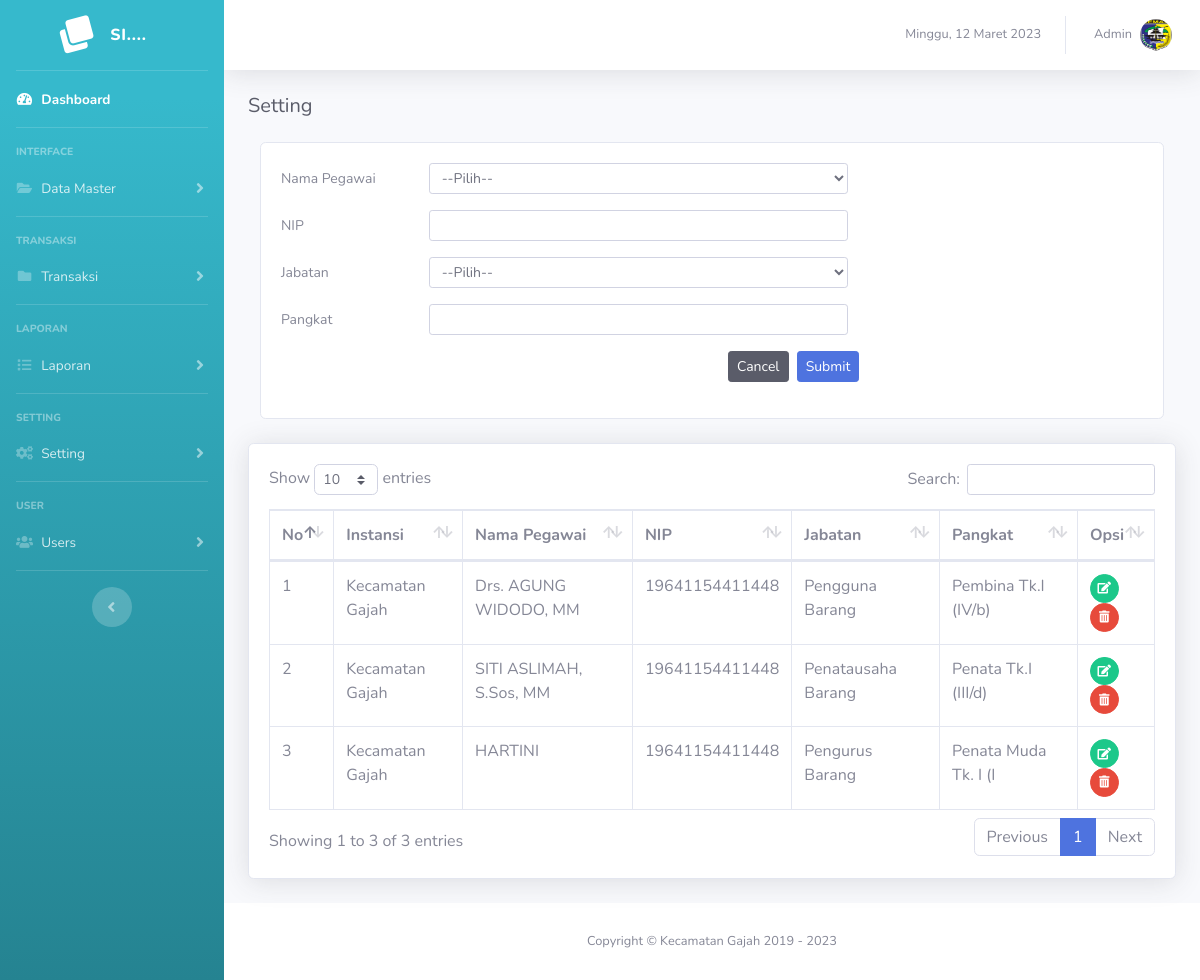
/setting (signed in), run on the app's committed database.
### tables this page shows
CREATE TABLE `tb_setting` (
  `id_setting` int(11) NOT NULL,
  `id_instansi` int(11) NOT NULL,
  `id_user` int(11) NOT NULL,
  `nama` varchar(50) NOT NULL,
  `nip` varchar(30) NOT NULL,
  `jabatan` varchar(50) NOT NULL,
  `pangkat` varchar(20) NOT NULL,
  `id_pegawai` int(11) NOT NULL
);

CREATE TABLE `tb_instansi` (
  `id_instansi` int(11) NOT NULL,
  `nama_instansi` varchar(100) NOT NULL,
  `alamat_instansi` text NOT NULL,
  `no_telp` varchar(20) NOT NULL,
  `kd_pos` varchar(10) NOT NULL,
  `website` varchar(50) NOT NULL,
  `email` varchar(50) NOT NULL,
  `tahun` date NOT NULL,
  `id_user` int(11) NOT NULL
);

### page/setting/setting.php (the view, shortened to what this page needs)
<h5 class="h5 mb-4 text-gray-800">Setting</h5>
<div class="col">
  <div class="card mb-4">
    <div class="card-body">
      <?php
      $instansi = $conn->query("SELECT * FROM tb_instansi WHERE id_user = '$_SESSION[id_user]'");
      ?>
      <form action="" method="POST">
        <div class="form-group row">
          <label for="pegawai" class="col-sm-2 col-form-label col-form-label-sm">Nama Pegawai</label>
          <div class="col-sm-6">
          <select class="form-control form-control-sm" name="pegawai">
              <option>--Pilih--</option>
            </select>
          </div>
        </div>
        <div class="form-group row">
          <label for="nip" class="col-sm-2 col-form-label col-form-label-sm">NIP</label>
          <div class="col-sm-6">
            <input type="text" class="form-control form-control-sm" id="nip" name="nip" value="<?= $_POST['nip']; ?>">
          </div>
        </div>
        <div class="form-group row">
          <label for="jabatan" class="col-sm-2 col-form-label col-form-label-sm">Jabatan</label>
          <div class="col-sm-6">
            <select class="form-control form-control-sm" name="jabatan">
              <option>--Pilih--</option>
            </select>
          </div>
        </div>
        <div class="form-group row">
          <label for="pangkat" class="col-sm-2 col-form-label col-form-label-sm">Pangkat</label>
          <div class="col-sm-6">
            <input type="text" class="form-control form-control-sm" id="pangkat" name="pangkat" value="<?= $_POST['pangkat']; ?>">
          </div>
        </div>
        <div class="form-group  row">
          <div class="col-sm-6 offset-6">
            <a href="./" class="btn btn-sm btn-dark mx-1 ">Cancel</a>
            <button type="submit" name="add" class="btn btn-sm btn-primary">Submit</button>
          </div>
        </div>
      </form>
    </div>
  </div>
</div>
<div class="card shadow mb-4">
  <div class="card-body">
    <div class="table-responsive">
      <table class="table table-bordered" id="dataTable" width="100%" cellspacing="0">
        <thead>
          <tr>
            <th width="5%">No</th>
            <th>Instansi</th>
            <th>Nama Pegawai</th>
            <th>NIP</th>
            <th>Jabatan</th>
            <th>Pangkat</th>
            <th width="8%">Opsi</th>
          </tr>
        </thead>
        <tbody>
          <?php
          $no = 1;
          $sql = $conn->query("SELECT * FROM tb_setting WHERE id_user = '$_SESSION[id_user]'");
          foreach ($sql as $key => $value) :
          ?>
            <tr>
              <td><?= $no++; ?></td>
              <?php
              $id_instansi = $value['id_instansi'];
              $instansi = $conn->query("SELECT * FROM tb_instansi WHERE id_instansi = '$id_instansi'");
              foreach ($instansi as $key => $data) {
                echo "<td>$data[nama_instansi]</td>";
              }
              ?>
              <td><?= $value['nama']; ?></td>
              <td><?= $value['nip']; ?></td>
              <td><?= $value['jabatan']; ?></td>
              <td><?= $value['pangkat']; ?></td>
              <td>
                <a href="?page=setting&action=edit&id=<?= $value['id_setting']; ?>" class="btn btn-sm btn-circle btn-success" data-toggle="tooltip" data-placement="top" title="Edit"><i class="fas fa-edit"></i></a>
                <a href="?page=setting&action=delete&id=<?= $value['id_setting']; ?>" name="delete" class=" delete btn btn-sm btn-circle btn-danger" data-toggle="tooltip" data-placement="top" title="Delete"><i class="fas fa-trash-alt"></i></a>
              </td>
            </tr>
          <?php endforeach; ?>
        </tbody>
      </table>
    </div>
  </div>
</div>

### data on the page
tb_setting: nama "Drs. AGUNG WIDODO, MM", nip "19641154411448", jabatan "Pengguna Barang", pangkat "Pembina Tk.I (IV/b)"
tb_instansi: nama_instansi "Kecamatan Gajah"
tb_setting: nama "SITI ASLIMAH, S.Sos, MM", nip "19641154411448", jabatan "Penatausaha Barang", pangkat "Penata Tk.I (III/d)"
tb_setting: nama "HARTINI", nip "19641154411448", jabatan "Pengurus Barang", pangkat "Penata Muda Tk. I (I"

### other printed values
$_SESSION['nama'] "Admin"
